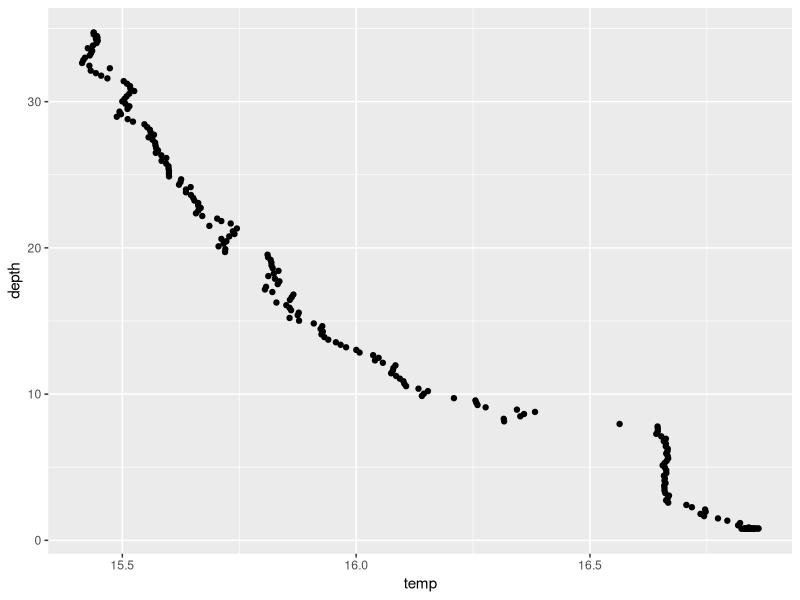
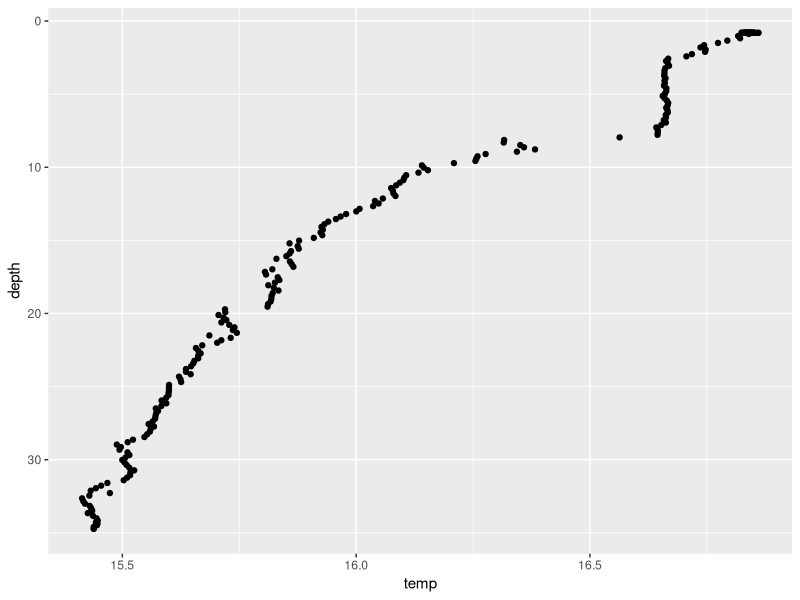
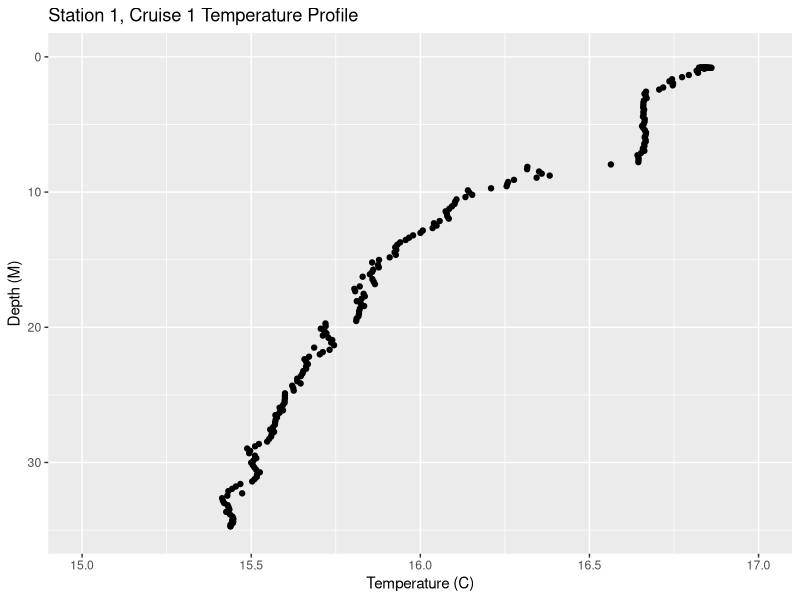
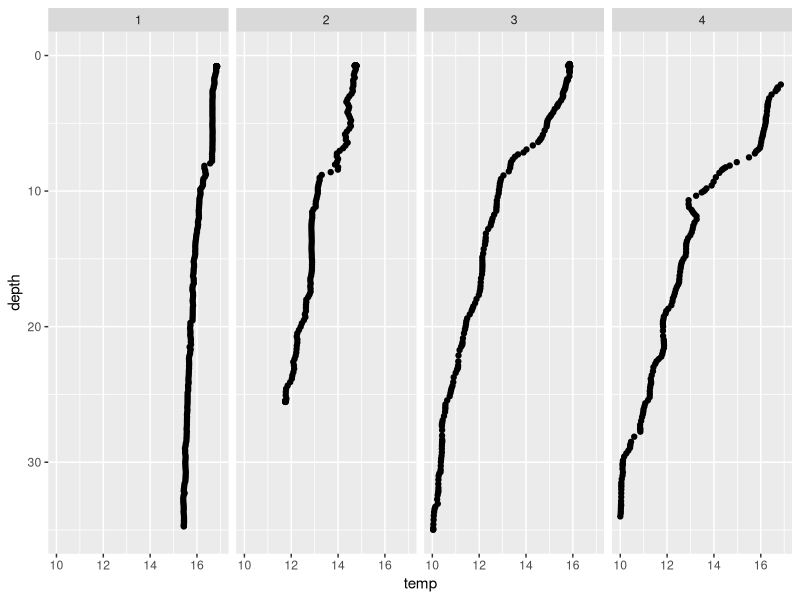
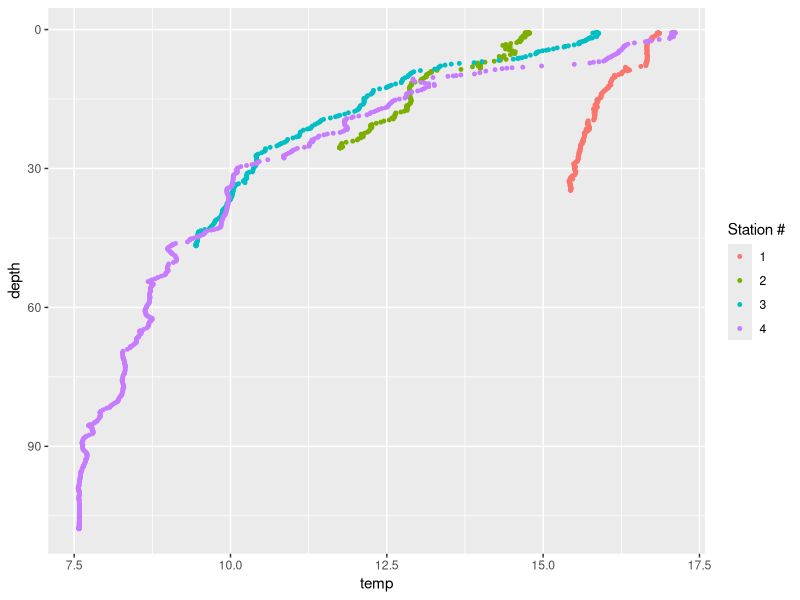
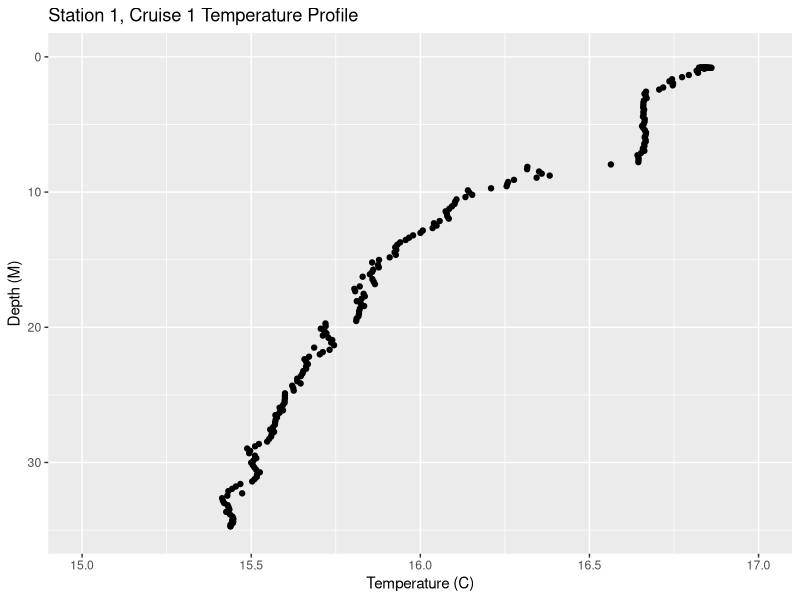

These figures' R source, in order:
## ---- chunk 1
knitr::opts_chunk$set(echo = TRUE)
## ---- chunk 2
library(tidyverse)
## ---- chunk 3
data <- read.csv("./seachange2024_DARTs_data_240916.csv", header = TRUE)
## ---- chunk 4
str(data)
## ---- chunk 5
stn1 <- filter(data, cruise_num == 1, stn == 1)
head(stn1)
## ---- chunk 6
ggplot(stn1, aes(x = temp, y = depth)) + geom_point()
## ---- chunk 7
ggplot(stn1, aes(x = temp, y = depth)) + 
  geom_point() + 
  scale_y_reverse()
## ---- chunk 8
ggplot(stn1, aes(x = temp, y = depth)) + 
  geom_point() + 
  scale_y_reverse() + 
  xlab('Temperature (C)') + 
  ylab('Depth (M)') + 
  xlim(15, 17) + 
  ylim(35, 0) +
  ggtitle('Station 1, Cruise 1 Temperature Profile')
## ---- chunk 9
ggsave('st1_temp_profile.png', width = 4, height = 6)
## ---- chunk 10
ggplot(data, aes(x = temp, y = depth)) +
  geom_point() + 
  facet_wrap(~stn, ncol = 4) + 
  scale_y_reverse() + 
  ylim(35, 0) + xlim(10, 17)
## ---- chunk 11
ggplot(data, aes(x = temp, y = depth, color = factor(data$stn))) +
  geom_point(size = 1) + 
  scale_y_reverse() + 
  labs(color = 'Station #')
